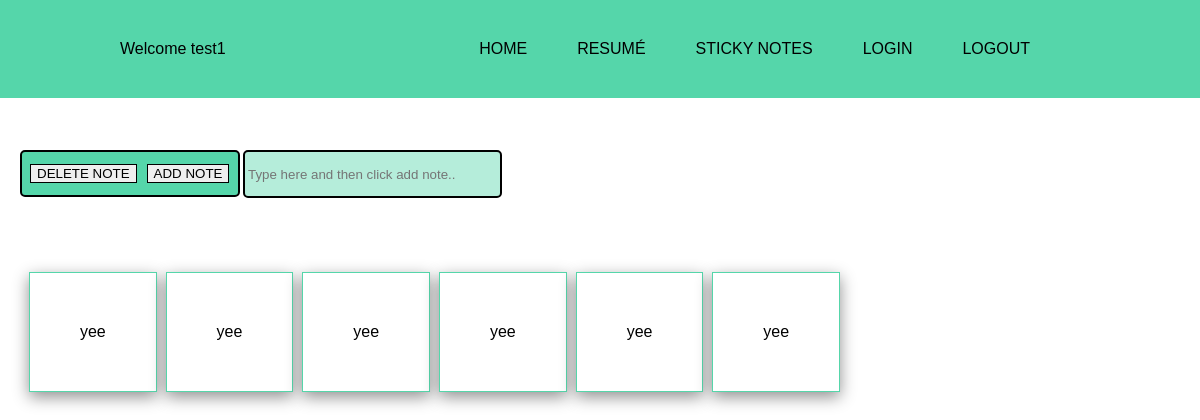
The app's page /notes/ (signed in), older data.
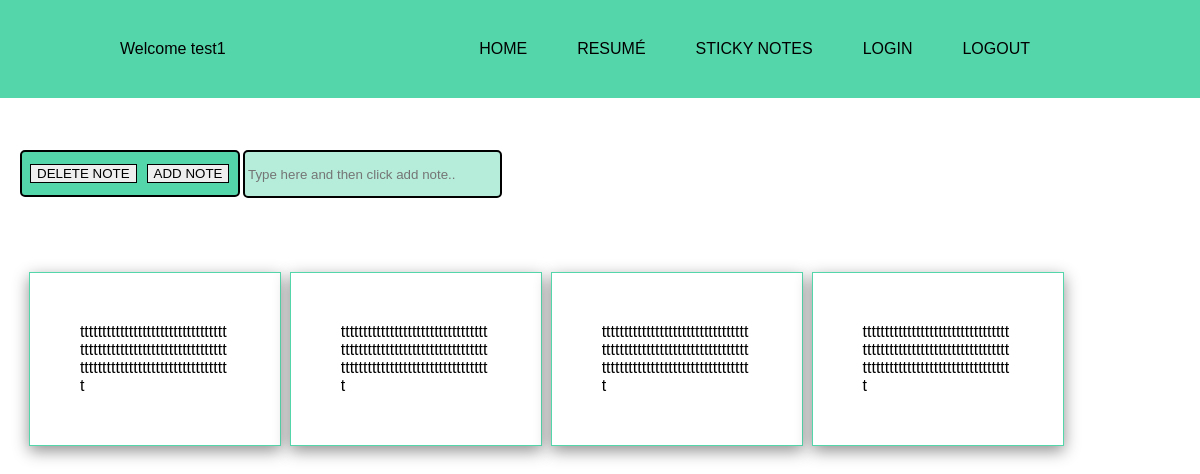
The same page, newer data.
### main.py (models this page shows, shortened)
class Notes(database.Model):
    id = database.Column(database.Integer, primary_key=True)
    notes = database.Column(database.String(150), nullable=False)
    owner_id = database.Column(database.Integer, database.ForeignKey("users.id"), nullable=False)

### main.py (the view)
@app.route("/notes/")
def notes():
    if "name" in session:  # Must be logged in
        name = session["name"]
        existing_user = Users.query.filter_by(username=name).first()
        my_note = existing_user.notes  # list of notes
        return render_template("notes.html", name=name, note_list=my_note)
    flash("You must log in to see sticky notes.", "info")
    return render_template("index.html")

### templates/notes.html (shortened to what this page needs)
{% extends "template.html" %}
{% block user %}Welcome {{name}}{% endblock user %}
{% block main %}
    <div class="note-container">
        <div class="note-forms">
            <form action="/del/" method="post">
                <input class="note-button" type="submit" name="del" value="DELETE NOTE">
            </form>
            <form action="/add/" method="post">
                <input class="note-button" type="submit" name="add" value="ADD NOTE">
                <input id="note" type="text" name="nte" placeholder="Type here and then click add note.." maxlength="100">
            </form>
        </div>
        <div class="notes">
            <div class="empty">
            </div>
            {% for value in note_list %}
            <p>{{value.notes}}</p>
            <div class="empty">
            </div>
            {% endfor %}
        </div>
    </div>
{% endblock main %}

Row changes from the older to the newer data that the page shows:
no longer on this page (row edited): Notes: notes "yee"
no longer on this page (row edited): Notes: notes "yee"
changed Notes (number 1 of 4 on the later page): notes "yee" → "tttttttttttttttttttttttttttttttttttttttttttttttttttttttttttttttttttttttttttttttttttttttttttttttttttt"
changed Notes (number 2 of 4 on the later page): notes "yee" → "tttttttttttttttttttttttttttttttttttttttttttttttttttttttttttttttttttttttttttttttttttttttttttttttttttt"
changed Notes (number 3 of 4 on the later page): notes "yee" → "tttttttttttttttttttttttttttttttttttttttttttttttttttttttttttttttttttttttttttttttttttttttttttttttttttt"
changed Notes (number 4 of 4 on the later page): notes "yee" → "tttttttttttttttttttttttttttttttttttttttttttttttttttttttttttttttttttttttttttttttttttttttttttttttttttt"
